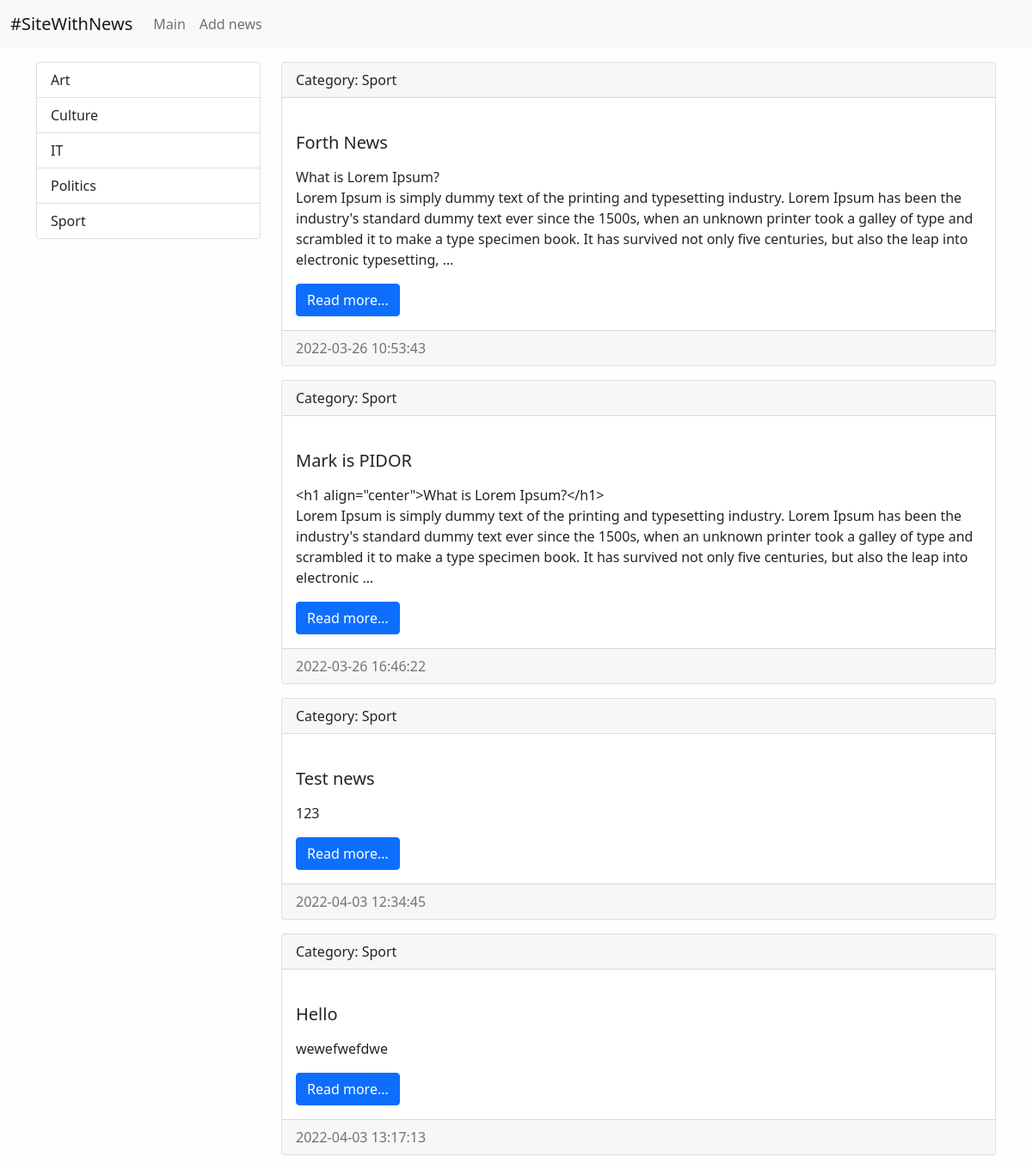
The app's page /category/2/ with its own data.
### news/models.py (models this page shows, shortened)
class Category(models.Model):
    title = models.CharField(max_length=40, db_index=True, verbose_name="Name of category")
    def get_absolute_url(self):
        return reverse('category', kwargs={"category_id": self.pk})
    def __str__(self):
        return self.title
    class Meta:
        verbose_name = "Category"
        verbose_name_plural = "Categories"
        ordering = ["title"]

class News(models.Model):
    title = models.CharField(max_length=150)
    content = models.TextField(blank=True)
    created_at = models.DateTimeField(auto_now_add=True, verbose_name='Create')
    updated_at = models.DateTimeField(auto_now=True, verbose_name='Update')
    photo = models.ImageField(upload_to='photos/%Y/%m/%d/', blank=True)
    is_published = models.BooleanField(default=True, verbose_name='Published')
    category = models.ForeignKey('Category', on_delete=models.PROTECT)
    def get_absolute_url(self):
        return reverse('view_news', kwargs={"news_id": self.pk})
    class Meta:
        verbose_name = 'My news'
        verbose_name_plural = 'News'
        ordering = ['created_at', 'title']

### news/views.py (the view)
# urls.py: path('category/<int:category_id>/', get_category, name='category'),
def get_category(request, category_id):
    news = News.objects.filter(category_id=category_id)
    category = Category.objects.get(pk=category_id)
    context = {
        'news': news,
        'category': category
    }
    return render(request, template_name='news/category.html', context=context)

### news/templatetags/news_tags.py (called while the page is built)
@register.simple_tag(name='get_list_categories')
def get_categories():
    return Category.objects.all()

@register.inclusion_tag('news/list_categories.html')
def show_categories():
    categories = get_categories()
    return {"categories": categories}

### news/templates/news/category.html (shortened to what this page needs)
{% extends 'base.html' %}
{% block sidebar %}
    {% include 'inc/_sidebar.html' %}
{% endblock %}
{% block content %}
    {% for item in news %}
        <div class="card mb-3">
            <div class="card-header">
                Category: {{ item.category }}
            </div>
            <div class="card-body">
                <div class="media">
                    <div class="media-body">
                        <h5 class="card-title">{{ item.title }}</h5>
                        <p class="card-text">{{ item.content|linebreaks|truncatewords:60 }}</p>
                        <a href="{{ item.get_absolute_url }}" class="btn btn-primary">Read more...</a>
                    </div>
                </div>
            </div>
            <div class="card-footer text-muted">
                {{ item.created_at|date:"Y-m-d H:i:s" }}
            </div>
        </div>
    {% endfor %}
{% endblock %}

### news/templates/news/list_categories.html
{% load news_tags %}
<div class="list-group">
    {% for item in categories %}
        <a href="{{ item.get_absolute_url }}" class="list-group-item list-group-item-action">{{ item.title }}</a>
    {% endfor%}
</div>

### testsite/static/css/style.css (style rules this page uses)
body { background-color: #fefefe; }

### records on screen
Category: title "Art"
Category: title "Culture"
Category: title "IT"
Category: title "Politics"
Category: title "Sport"
News: category "Sport", title "Forth News", content "What is Lorem Ipsum? Lorem Ipsum is simply dummy text of the printing and typesetting industry. Lorem Ipsum has been the industry's standard dummy text ever since the 1500s, when an unknown printer took a galley of type and scrambled it to make a type specimen book. It has survived not only five centuries, but also the leap into electronic typesetting, …", created_at "2022-03-26 10:53:43"
News: category "Sport", title "Mark is PIDOR", content "<h1 align=\"center\">What is Lorem Ipsum?</h1> Lorem Ipsum is simply dummy text of the printing and typesetting industry. Lorem Ipsum has been the industry's standard dummy text ever since the 1500s, when an unknown printer took a galley of type and scrambled it to make a type specimen book. It has survived not only five centuries, but also the leap into electronic …", created_at "2022-03-26 16:46:22"
News: category "Sport", title "Test news", content "123", created_at "2022-04-03 12:34:45"
News: category "Sport", title "Hello", content "wewefwefdwe", created_at "2022-04-03 13:17:13"
